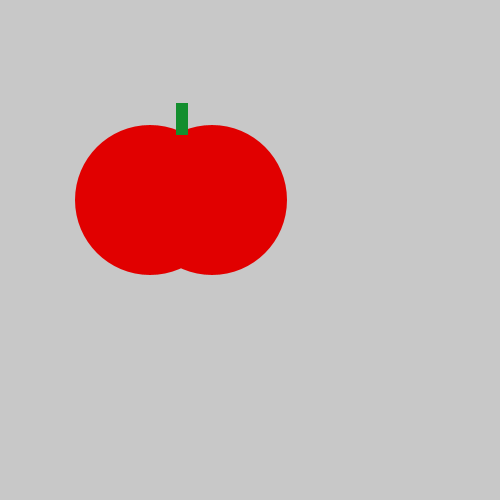
Frame 1 (no input)
Frame 60 (the mouse pressed at the canvas centre just before this capture): identical to frame 1, image omitted
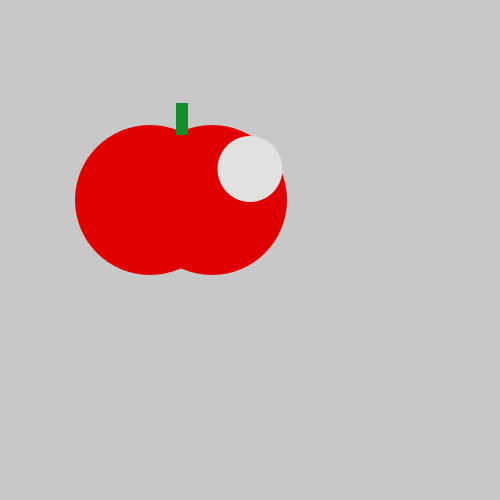
Frame 120 (the mouse held since frame 60 and released just before this capture)

The Processing sketch that drew these frames (run headless with seeded random() and noise(); from frame 60 on, the mouse is pressed at the canvas centre):

// Processing sketch: Tomato
// ── Tomato.pde
void setup() {
    size(500, 500);
}
void draw() {
    background(200, 200, 200);
    noStroke();
    fill(225,0,0);
    ellipse(150, 200, 150, 150);
    ellipse(212, 200, 150, 150);
    fill(19,142,46);
    rect(176, 103, 12, 32);
    if(mousePressed) {
    fill(225,225,225);
    ellipse(250,169,65,66);
    }
}
